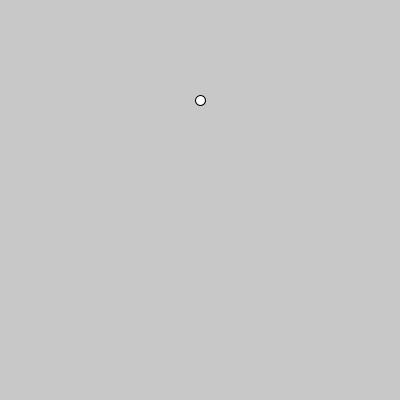
Frame 1 (no input)
Frame 60 (the mouse pressed at the canvas centre just before this capture): identical to frame 1, image omitted
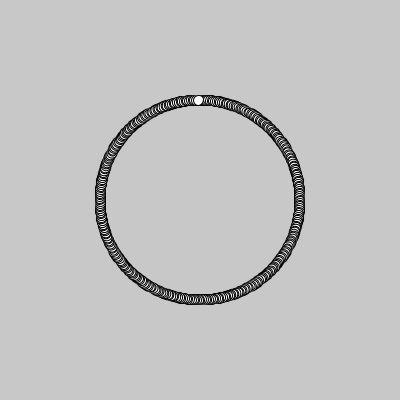
Frame 120 (the mouse held since frame 60 and released just before this capture)

The Processing sketch that drew these frames (run headless with seeded random() and noise(); from frame 60 on, the mouse is pressed at the canvas centre):

// Processing sketch: P11_Circle_Loop
// ── P11_Circle_Loop.pde
void setup()
{
  size(400, 400);
}

void draw()
{
  background(200);
  
  translate(width/2, height/2);
  
  int step = 360/(mouseX+1);
  
  for (int i=0; i<360; i+=step)
  {
    pushMatrix();
    rotate(radians(i));
    translate(0, -100);
    ellipse(0, 0, 10, 10);
    popMatrix();
  }
}
